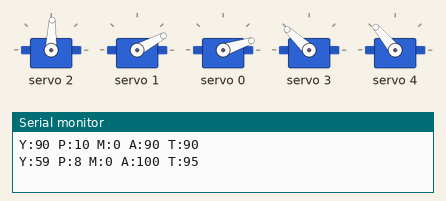
The sketch below on a simulated Arduino Uno, built with avr-gcc and run on an emulated ATmega328P. Shown: 5 × servo, the last lines printed to the serial monitor. Random numbers use the default seed unless the sketch sets one.

Above: at 0.1 s.
At 1.2 s:
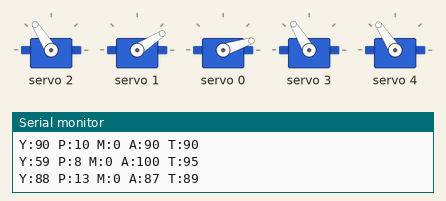
At 16.4 s:
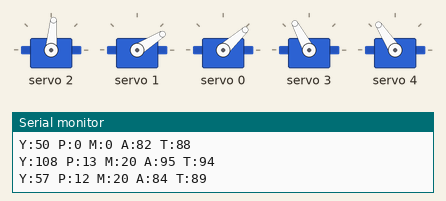
At 23.6 s:
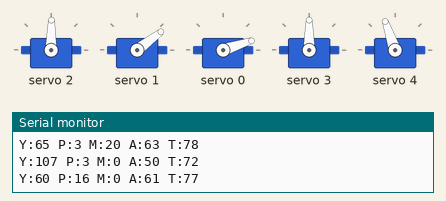
At 26.1 s:
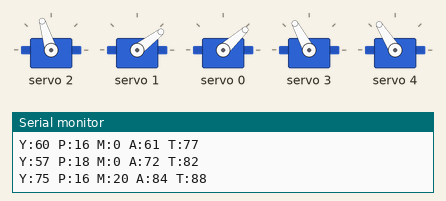
At 31.6 s:
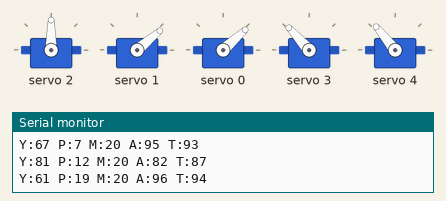
Timing chart, 0 to 40.0 s (numbered marks = the images above):
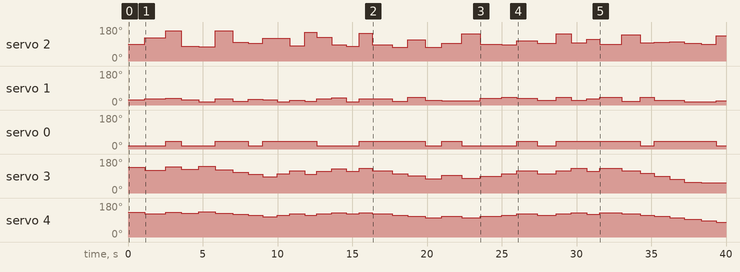

Measured:
- by itself, servo 2: 88° → 122° at 1.1 s, → 160° 1.4 s later, → 78° 1.0 s later, → 75° 1.2 s later, … (36 changes in this stretch)
- by itself, servo 1: 28° → 33° at 1.1 s, → 37° 1.4 s later, → 28° 1.0 s later, → 18° 1.2 s later, … (34 changes in this stretch)
- by itself, servo 0: 18° → 42° at 2.5 s, → 18° 1.0 s later, → 42° 2.3 s later, → 18° 2.2 s later, … (16 changes in this stretch)
- by itself, servo 4: 130° → 123° at 1.1 s, → 132° 1.4 s later, → 126° 1.0 s later, → 134° 1.2 s later, … (36 changes in this stretch)

The sketch:

Demo.ino
```cpp
#include <Wire.h>
#include <Adafruit_PWMServoDriver.h>

Adafruit_PWMServoDriver pca;

#define SERVO_MOUTH  0
#define SERVO_PITCH  1
#define SERVO_YAW    2
#define SERVO_ARM    3
#define SERVO_THUMB  4

// ===== PCA9685 =====
#define SERVOMIN 150
#define SERVOMAX 600

// ===== SERVO LIMIT =====
#define YAW_RIGHT_MIN 45
#define YAW_CENTER    70
#define YAW_LEFT_MAX  120

#define PITCH_MIN 0
#define PITCH_MAX 20

#define MOUTH_MIN 0
#define MOUTH_MAX 20

#define ARM_MIN 30
#define ARM_MAX 120

#define THUMB_MIN 30
#define THUMB_MAX 100

// ===== CURRENT POSITION =====
int yawPos   = 90;
int pitchPos = 10;
int mouthPos = 0;
int armPos   = 90;
int thumbPos = 90;

// ===== YAW CONTROL =====
// -1 = kanan, 1 = kiri
int currentSide = 0;
int sideCount   = 0;

// =========================

int angleToPulse(int angle)
{
  return map(angle, 0, 180, SERVOMIN, SERVOMAX);
}

void servoWrite(uint8_t ch, int angle)
{
  angle = constrain(angle, 0, 180);
  pca.setPWM(ch, 0, angleToPulse(angle));
}

void applyPose()
{
  servoWrite(SERVO_YAW, yawPos);
  servoWrite(SERVO_PITCH, pitchPos);
  servoWrite(SERVO_MOUTH, mouthPos);
  servoWrite(SERVO_ARM, armPos);
  servoWrite(SERVO_THUMB, thumbPos);
}

void initPose()
{
  yawPos   = 90;
  pitchPos = 10;
  mouthPos = 0;
  armPos   = 90;
  thumbPos = 90;

  applyPose();
}

void printPosition()
{
  Serial.print("Y:");
  Serial.print(yawPos);

  Serial.print(" P:");
  Serial.print(pitchPos);

  Serial.print(" M:");
  Serial.print(mouthPos);

  Serial.print(" A:");
  Serial.print(armPos);

  Serial.print(" T:");
  Serial.println(thumbPos);
}

// =========================
// YAW RANDOM BALANCED
// =========================

void updateYaw()
{
  int nextYaw;

  // Sudah 2x di kiri
  if (currentSide == 1 && sideCount >= 2)
  {
    nextYaw = random(YAW_RIGHT_MIN, YAW_CENTER);

    currentSide = -1;
    sideCount = 1;
  }

  // Sudah 2x di kanan
  else if (currentSide == -1 && sideCount >= 2)
  {
    nextYaw = random(YAW_CENTER + 1, YAW_LEFT_MAX + 1);

    currentSide = 1;
    sideCount = 1;
  }

  // Random normal
  else
  {
    if (random(2))
    {
      // kiri (>90)
      nextYaw = random(YAW_CENTER + 1, YAW_LEFT_MAX + 1);

      if (currentSide == 1)
        sideCount++;
      else
      {
        currentSide = 1;
        sideCount = 1;
      }
    }
    else
    {
      // kanan (<90)
      nextYaw = random(YAW_RIGHT_MIN, YAW_CENTER);

      if (currentSide == -1)
        sideCount++;
      else
      {
        currentSide = -1;
        sideCount = 1;
      }
    }
  }

  yawPos = nextYaw;
}

// =========================
// DEMO
// =========================

void randomDemo()
{
  updateYaw();

  pitchPos = random(PITCH_MIN, PITCH_MAX + 1);
  mouthPos = random(2) ? 20 : 0;

  int armMove = random(10, 16);
  if (random(2))
    armMove *= -1;

  armPos = constrain(
    armPos + armMove,
    ARM_MIN,
    ARM_MAX
  );

  thumbPos = constrain(
    thumbPos + armMove / 2,
    THUMB_MIN,
    THUMB_MAX
  );

  applyPose();
  printPosition();

  delay(random(800, 1500));
}

// =========================

void setup()
{
  Serial.begin(115200);

  pca.begin();
  pca.setPWMFreq(50);

  randomSeed(analogRead(A0));

  initPose();
  printPosition();
}

void loop()
{
  randomDemo();
}
```
